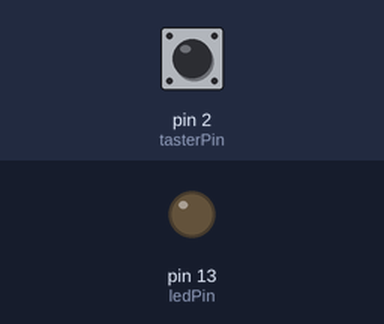
The sketch below on a simulated Arduino Uno, built with avr-gcc and run on an emulated ATmega328P. Parts: output pins drawn as LEDs (lit = HIGH). The inputs (shaded band) are chosen by the test bench; at power-on: pin 2 (tasterPin) LOW.

Above: at 1.2 s.
1.3 s: pin 2 (tasterPin) pulled HIGH for 0.15 s
At 1.37 s:
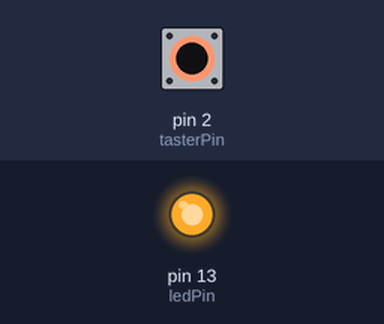
2.9 s: pin 2 (tasterPin) pulled HIGH for 3.2 s
At 7.3 s:
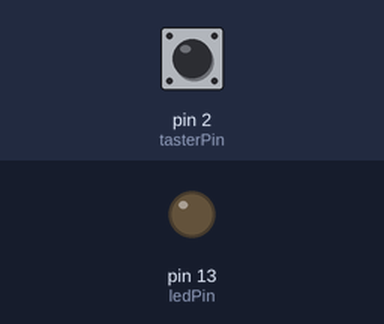
Timing chart, 0 to 8.8 s (numbered marks = the images above; inputs shaded):
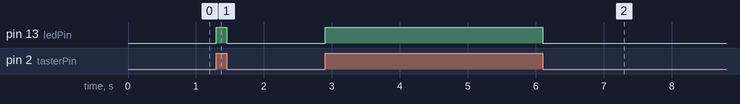

The sketch:

Interrupt0_Taster_steuertLED_mVolatileVar.ino
```cpp
/*   Taster per Interrupt lesen und LED ein- ausschaltem
Board             Interrupt-Nr  int.0   int.1
Uno, Ethernet     Pin-Nr        D2      D3

attachInterrupt(interrupt, ISR, mode)
  interrupt:    0 oder 1
  ISR:          Interrupt Service Routine
  mode: - LOW trigger interrupt whenever pin is low,
        - CHANGE trigger interrupt whenever pin changes
        - RISING trigger when pin goes from low to high,
        - FALLING trigger when pin goes from high to low. */

const int ledPin = 13;            // extra oder eingebaute LED
const int tasterPin = 2;          // Taster am int0
volatile int state = LOW;         // nicht flüchtige Variable speziell für ISR

void setup()
{
  pinMode(ledPin, OUTPUT);        // LED Pin daher OUTPUT
  attachInterrupt(0, ISRtastenStatus, CHANGE); // Interrupt=0, ISR-Name,
}  // setup                          Interrupt bei jedem Flankenwechsel

void loop()                       //  beliebiger komplexter Code
{
  digitalWrite(ledPin, state);    // LED ein bzw ausschalten, je nach "state"
}  // loop

void ISRtastenStatus()            // die Interrupt Fkt ISR
{                      // Immer wenn sich TST-Zustand ändert wird Fkt aufgerufen
  state = !state;
} // fct ISR
```

Measured:
- after the input at 1.3 s, pin 13 (ledPin): LOW → HIGH at once, → LOW 0.15 s later
- after the input at 2.9 s, pin 13 (ledPin): LOW → HIGH at once, → LOW 3.2 s later
